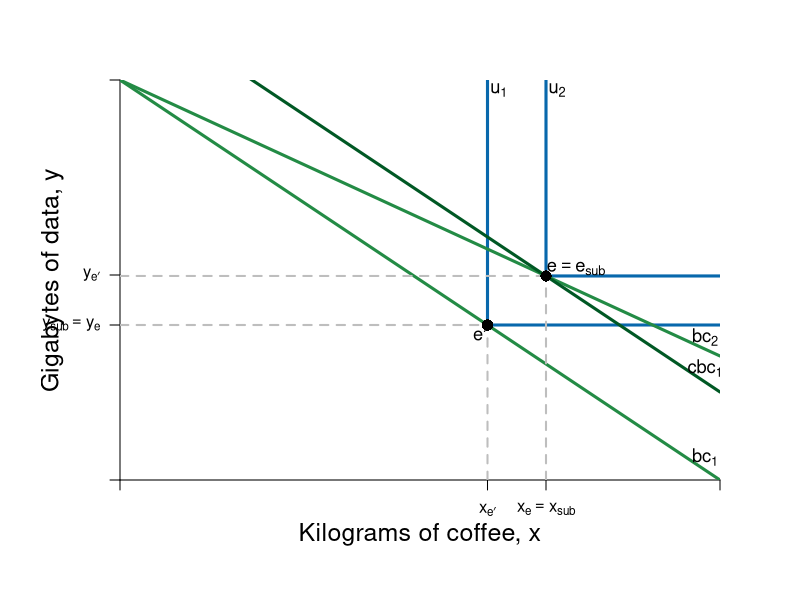

The R script that drew this image:
#Graph Designer: Simon Halliday
#Authors: Bowles, Foley and Halliday
#Title: Coordination, Conflict and Competition: A Text in Microeconomics

library(shape)
require(shape)
pdf(file = "indmarketdemand/decomposition_leontieff.pdf", width = 10, height = 8)

#Set parameters for graphics
axislabelsize <- 1.5
labelsize <- 1.1
graphlinewidth <- 3
segmentlinewidth <- 2

COL <- c("#7fc97f", "#beaed4", "#fdc086", "#ffff99", "#386cb0", "#f0027f", "#bf5b17", "#666666")
COLA <- c("#e0f3db", "#99d8c9","#66c2a4","#41ae76", "#238b45", "#005824")
COLB <- c("#c6dbef", "#4eb3d3", "#2b8cbe", "#0868ac","#084081")
COLC <- c("#fcfbfd", "#efedf5", "#dadaeb", "#bcbddc", "#9e9ac8", "#807dba", "#6a51a3", "#54278f", "#3f007d")

#Edited the margins to cater for the larger LHS labels
par(mar =  c(6, 6, 4, 4))

#Original budget constraint and pivoted budget constraint

bc1 <- function(x,y) {
  40 - .5*x
}

bc2 <- function(x, y) {
  40 - .345*x
}


#Compensated budget constraint parallel to bc1

cbc1 <- function(x, y) {
  48.8 - .5*x
}

#Add limits on axes and levels of utility for each indifference curve
ylims <- c(0, 40)
xlims <- c(0, 80)

npts <- 501 
x <- seq(xlims[1], xlims[2], length.out = npts)
y <- seq(ylims[1], ylims[2], length.out = npts) 

plot(0, 0, xlim = xlims, ylim = ylims, type = "n",
     xlab = expression(paste("")),
     ylab = expression(paste("")), 
     xaxt = "n", 
     yaxt = "n", 
     cex.lab = axislabelsize, 
     bty = "n", 
     xaxs="i", 
     yaxs="i"
)

#x and y limits with plain axes without ticks/numbers to match previous graph

ticksx <- c(0, 49, 56.8, xlims[2])
xlabels <- c(NA, expression(paste(x[e*minute])), expression(paste(x[e] == x[sub])), NA)
ticksy <- c(0, bc1(39), bc1(49), ylims[2])
ylabels <- c(NA, expression(paste(y[e*minute])), expression(paste(y[sub] == y[e])), NA )

axis(1, at = ticksx,  pos = 0, labels = xlabels)
axis(2, at = ticksy,  pos = 0, labels = ylabels, las = 1)

npts <- 500 
xx1 <- seq(xlims[1], xlims[2], length.out = npts)
xx2 <- seq(0, xlims[2], length.out = npts)
xx3 <- seq(xlims[1], 0, length.out = npts)
xx4 <- seq(-11, 0, length.out = npts)

#Utility functions 
segments(56.8, bc2(56.8), 56.8, ylims[2], lty = 1, col = COLB[4] , lwd = graphlinewidth)
segments(56.8, bc2(56.8), xlims[2], bc2(56.8), lty = 1, col = COLB[4] , lwd = graphlinewidth)

segments(49, bc1(49), 49, ylims[2], lty = 1, col = COLB[4] , lwd = graphlinewidth)
segments(49, bc1(49), xlims[2], bc1(49), lty = 1, col = COLB[4] , lwd = graphlinewidth)

#Axis labels
mtext(expression(paste("Kilograms of coffee, x")), side = 1, line = 2.5, cex = axislabelsize)
text(-9, 0.5*ylims[2], expression(paste("Gigabytes of data, y")), xpd = TRUE, cex = axislabelsize, srt = 90) 

lines(xx1, bc1(xx1, y), col = COLA[5], lwd = graphlinewidth)
lines(xx1, bc2(xx1, y), col = COLA[5], lwd = graphlinewidth)
lines(xx1, cbc1(xx1, y), col = COLA[6], lwd = graphlinewidth)


#Label curves

text(50.5, 39, expression(u[1]), cex = labelsize)
text(58.25, 39, expression(u[2]), cex = labelsize)
text(78, bc1(78)+1.3, expression(bc[1]), cex = labelsize)
text(78, bc2(78)+1.2, expression(bc[2]), cex = labelsize)
text(78, cbc1(78)+1.4, expression(cbc[1]), cex = labelsize)

#Label points e-sub, e, e'

text(60.8, bc2(56.8)+.7, expression(paste(e == e[sub])), cex = labelsize)

#text(57.8, bc2(56.8)+.8, expression(paste("e")), cex = labelsize)
segments(56.8, 0, 56.8, bc2(x = 56.8), lty = 2, col = "gray", lwd = segmentlinewidth)
segments(0, bc2(x = 56.8), 56, bc2(x = 56.8), lty = 2, col = "gray", lwd = segmentlinewidth)
points(56.8, bc2(x = 56.8), pch = 16, col = "black", cex = 1.5)

text(49 - 1, bc1(49) - .9, expression(paste(e*minute)), cex = labelsize)
segments(49, 0, 49, bc1(49), lty = 2, col = "gray", lwd = segmentlinewidth)
segments(0, bc1(49), 49, bc1(49), lty = 2, col = "gray", lwd = segmentlinewidth)
points(49, bc1(49), pch = 16, col = "black", cex = 1.5)

#Label y-sub,x-sub,etc. on axes

#text(59, -.9, expression(paste(x[e] == x[sub])), xpd = TRUE, cex = labelsize)
#text(49, -.9, expression(paste(x[e*minute])),  xpd = TRUE,  cex = labelsize)
#text(56, -.9, expression(paste("x"[e])),  xpd = TRUE, cex = labelsize)

#text(-2, bc1(39)+.5, expression(paste(y[sub] == y[e])), xpd = TRUE, cex = labelsize)
#text(-2, bc1(39)-1, expression(paste(" = y"[e])),  xpd = TRUE, cex = labelsize)
#text(-2, bc1(49)+.5, expression(paste(y[e*minute])),  xpd = TRUE,  cex = labelsize)

dev.off()
